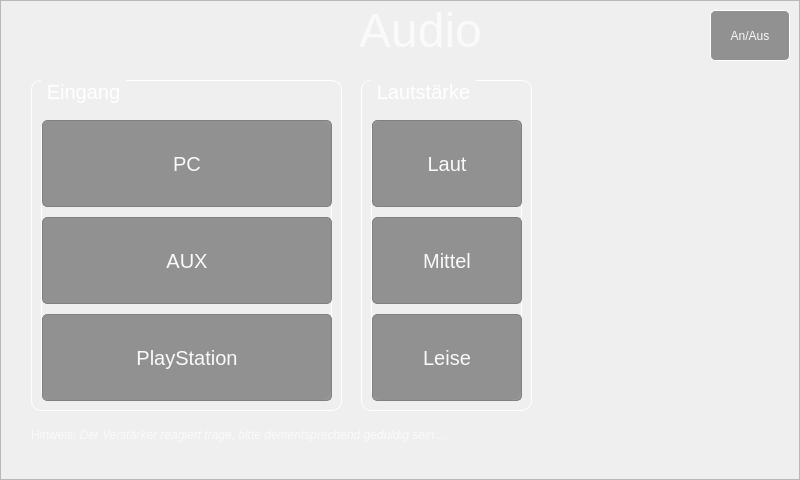
<?xml version="1.0" encoding="UTF-8"?>
<ui version="4.0">
 <class>EinstellungAudio</class>
 <widget class="QDialog" name="EinstellungAudio">
  <property name="geometry">
   <rect>
    <x>0</x>
    <y>0</y>
    <width>800</width>
    <height>480</height>
   </rect>
  </property>
  <property name="windowTitle">
   <string>Dialog</string>
  </property>
  <property name="styleSheet">
   <string notr="true">QGroupBox::title{subcontrol-origin:margin; left:10px; padding: 0 3px 0 3px;color:white;}</string>
  </property>
  <widget class="QFrame" name="frame">
   <property name="geometry">
    <rect>
     <x>0</x>
     <y>0</y>
     <width>800</width>
     <height>480</height>
    </rect>
   </property>
   <property name="styleSheet">
    <string notr="true">background-image: url(:/img/einstellung_audio.jpg);</string>
   </property>
   <property name="frameShape">
    <enum>QFrame::StyledPanel</enum>
   </property>
   <property name="frameShadow">
    <enum>QFrame::Raised</enum>
   </property>
  </widget>
  <widget class="QWidget" name="central_Widget" native="true">
   <property name="geometry">
    <rect>
     <x>0</x>
     <y>0</y>
     <width>800</width>
     <height>480</height>
    </rect>
   </property>
   <widget class="QGroupBox" name="groupBox_2">
    <property name="geometry">
     <rect>
      <x>31</x>
      <y>80</y>
      <width>311</width>
      <height>331</height>
     </rect>
    </property>
    <property name="styleSheet">
     <string notr="true">margin-top:0.6em;
border:1px solid white;
border-radius:10px;
font-size:20px;
</string>
    </property>
    <property name="title">
     <string>Eingang</string>
    </property>
    <widget class="QWidget" name="verticalLayoutWidget_2">
     <property name="geometry">
      <rect>
       <x>10</x>
       <y>40</y>
       <width>291</width>
       <height>281</height>
      </rect>
     </property>
     <layout class="QVBoxLayout" name="verticalLayout_2" stretch="0,0,0">
      <property name="spacing">
       <number>10</number>
      </property>
      <property name="sizeConstraint">
       <enum>QLayout::SetMinAndMaxSize</enum>
      </property>
      <property name="leftMargin">
       <number>1</number>
      </property>
      <property name="topMargin">
       <number>0</number>
      </property>
      <item>
       <widget class="QPushButton" name="pushButton_input_pc">
        <property name="sizePolicy">
         <sizepolicy hsizetype="Expanding" vsizetype="Expanding">
          <horstretch>0</horstretch>
          <verstretch>0</verstretch>
         </sizepolicy>
        </property>
        <property name="styleSheet">
         <string notr="true">background-color:rgba(0,0,0,100);
border:1px solid gray;
margin-top:0;
border-radius:5px;
color:rgb(250,250,250);</string>
        </property>
        <property name="text">
         <string>PC</string>
        </property>
        <property name="flat">
         <bool>true</bool>
        </property>
       </widget>
      </item>
      <item>
       <widget class="QPushButton" name="pushButton_input_aux">
        <property name="sizePolicy">
         <sizepolicy hsizetype="Expanding" vsizetype="Expanding">
          <horstretch>0</horstretch>
          <verstretch>0</verstretch>
         </sizepolicy>
        </property>
        <property name="styleSheet">
         <string notr="true">background-color:rgba(0,0,0,100);
border:1px solid gray;
margin-top:0;
border-radius:5px;
color:rgb(250,250,250);</string>
        </property>
        <property name="text">
         <string>AUX</string>
        </property>
        <property name="flat">
         <bool>true</bool>
        </property>
       </widget>
      </item>
      <item>
       <widget class="QPushButton" name="pushButton_input_playstation">
        <property name="enabled">
         <bool>true</bool>
        </property>
        <property name="sizePolicy">
         <sizepolicy hsizetype="Expanding" vsizetype="Expanding">
          <horstretch>0</horstretch>
          <verstretch>0</verstretch>
         </sizepolicy>
        </property>
        <property name="minimumSize">
         <size>
          <width>0</width>
          <height>0</height>
         </size>
        </property>
        <property name="styleSheet">
         <string notr="true">background-color:rgba(0,0,0,100);
border:1px solid gray;
margin-top:0;
border-radius:5px;
color:rgb(250,250,250);</string>
        </property>
        <property name="text">
         <string>PlayStation</string>
        </property>
        <property name="iconSize">
         <size>
          <width>16</width>
          <height>16</height>
         </size>
        </property>
        <property name="flat">
         <bool>true</bool>
        </property>
       </widget>
      </item>
     </layout>
    </widget>
   </widget>
   <widget class="QLabel" name="label">
    <property name="geometry">
     <rect>
      <x>0</x>
      <y>0</y>
      <width>841</width>
      <height>61</height>
     </rect>
    </property>
    <property name="font">
     <font>
      <pointsize>36</pointsize>
     </font>
    </property>
    <property name="styleSheet">
     <string notr="true">color:rgb(250,250,250);</string>
    </property>
    <property name="text">
     <string>Audio</string>
    </property>
    <property name="textFormat">
     <enum>Qt::AutoText</enum>
    </property>
    <property name="alignment">
     <set>Qt::AlignCenter</set>
    </property>
   </widget>
   <widget class="QGroupBox" name="groupBox_3">
    <property name="geometry">
     <rect>
      <x>361</x>
      <y>80</y>
      <width>171</width>
      <height>331</height>
     </rect>
    </property>
    <property name="styleSheet">
     <string notr="true">margin-top:0.6em;
border:1px solid white;
border-radius:10px;
font-size:20px;
</string>
    </property>
    <property name="title">
     <string>Lautstärke</string>
    </property>
    <widget class="QWidget" name="verticalLayoutWidget_3">
     <property name="geometry">
      <rect>
       <x>10</x>
       <y>40</y>
       <width>151</width>
       <height>281</height>
      </rect>
     </property>
     <layout class="QVBoxLayout" name="verticalLayout_3" stretch="0,0,0">
      <property name="spacing">
       <number>10</number>
      </property>
      <property name="sizeConstraint">
       <enum>QLayout::SetMinAndMaxSize</enum>
      </property>
      <property name="leftMargin">
       <number>1</number>
      </property>
      <property name="topMargin">
       <number>0</number>
      </property>
      <item>
       <widget class="QPushButton" name="pushButton_volume_high">
        <property name="sizePolicy">
         <sizepolicy hsizetype="Expanding" vsizetype="Expanding">
          <horstretch>0</horstretch>
          <verstretch>0</verstretch>
         </sizepolicy>
        </property>
        <property name="styleSheet">
         <string notr="true">background-color:rgba(0,0,0,100);
border:1px solid gray;
margin-top:0;
border-radius:5px;
color:rgb(250,250,250);</string>
        </property>
        <property name="text">
         <string>Laut</string>
        </property>
        <property name="flat">
         <bool>true</bool>
        </property>
       </widget>
      </item>
      <item>
       <widget class="QPushButton" name="pushButton_volume_medium">
        <property name="sizePolicy">
         <sizepolicy hsizetype="Expanding" vsizetype="Expanding">
          <horstretch>0</horstretch>
          <verstretch>0</verstretch>
         </sizepolicy>
        </property>
        <property name="styleSheet">
         <string notr="true">background-color:rgba(0,0,0,100);
border:1px solid gray;
margin-top:0;
border-radius:5px;
color:rgb(250,250,250);</string>
        </property>
        <property name="text">
         <string>Mittel</string>
        </property>
        <property name="flat">
         <bool>true</bool>
        </property>
       </widget>
      </item>
      <item>
       <widget class="QPushButton" name="pushButton_volume_low">
        <property name="enabled">
         <bool>true</bool>
        </property>
        <property name="sizePolicy">
         <sizepolicy hsizetype="Expanding" vsizetype="Expanding">
          <horstretch>0</horstretch>
          <verstretch>0</verstretch>
         </sizepolicy>
        </property>
        <property name="minimumSize">
         <size>
          <width>0</width>
          <height>0</height>
         </size>
        </property>
        <property name="styleSheet">
         <string notr="true">background-color:rgba(0,0,0,100);
border:1px solid gray;
margin-top:0;
border-radius:5px;
color:rgb(250,250,250);</string>
        </property>
        <property name="text">
         <string>Leise</string>
        </property>
        <property name="iconSize">
         <size>
          <width>16</width>
          <height>16</height>
         </size>
        </property>
        <property name="flat">
         <bool>true</bool>
        </property>
       </widget>
      </item>
     </layout>
    </widget>
   </widget>
   <widget class="QPushButton" name="pushButton_on_off">
    <property name="geometry">
     <rect>
      <x>710</x>
      <y>10</y>
      <width>80</width>
      <height>51</height>
     </rect>
    </property>
    <property name="styleSheet">
     <string notr="true">background-color:rgba(0,0,0,100);
border:1px solid white;
border-radius:5px;
color:rgb(250,250,250);</string>
    </property>
    <property name="text">
     <string>An/Aus</string>
    </property>
    <property name="checkable">
     <bool>true</bool>
    </property>
    <property name="flat">
     <bool>true</bool>
    </property>
   </widget>
   <widget class="QPushButton" name="pushButton_back">
    <property name="geometry">
     <rect>
      <x>731</x>
      <y>410</y>
      <width>61</width>
      <height>61</height>
     </rect>
    </property>
    <property name="text">
     <string/>
    </property>
    <property name="icon">
     <iconset resource="icons.qrc">
      <normaloff>:/icons/arrow_left_wht.png</normaloff>:/icons/arrow_left_wht.png</iconset>
    </property>
    <property name="iconSize">
     <size>
      <width>50</width>
      <height>50</height>
     </size>
    </property>
    <property name="flat">
     <bool>true</bool>
    </property>
   </widget>
   <widget class="QLabel" name="label_2">
    <property name="geometry">
     <rect>
      <x>31</x>
      <y>425</y>
      <width>501</width>
      <height>21</height>
     </rect>
    </property>
    <property name="styleSheet">
     <string notr="true">color:rgb(250,250,250);</string>
    </property>
    <property name="text">
     <string>&lt;html&gt;&lt;head/&gt;&lt;body&gt;&lt;p&gt;&lt;span style=&quot; font-size:9pt;&quot;&gt;Hinweis:&lt;/span&gt;&lt;span style=&quot; font-size:9pt; font-style:italic;&quot;&gt; Der Verstärker reagiert träge, bitte dementsprechend geduldig sein....&lt;/span&gt;&lt;/p&gt;&lt;/body&gt;&lt;/html&gt;</string>
    </property>
   </widget>
  </widget>
 </widget>
 <resources>
  <include location="icons.qrc"/>
 </resources>
 <connections/>
</ui>
